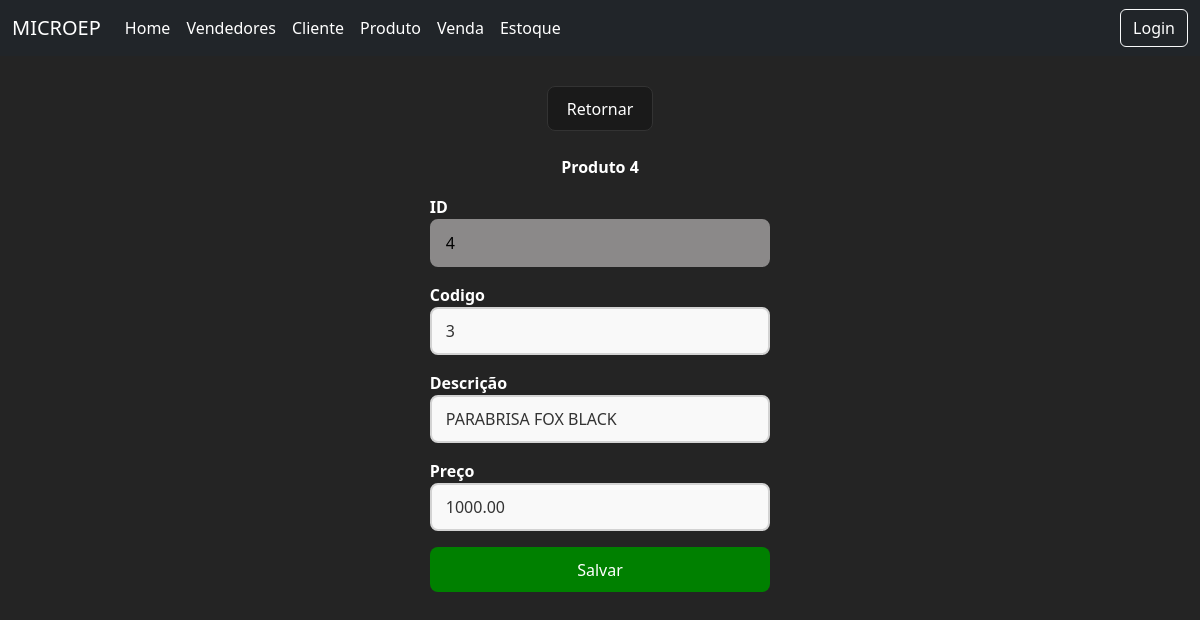
The app's page /produtos/4/edit/, older data.
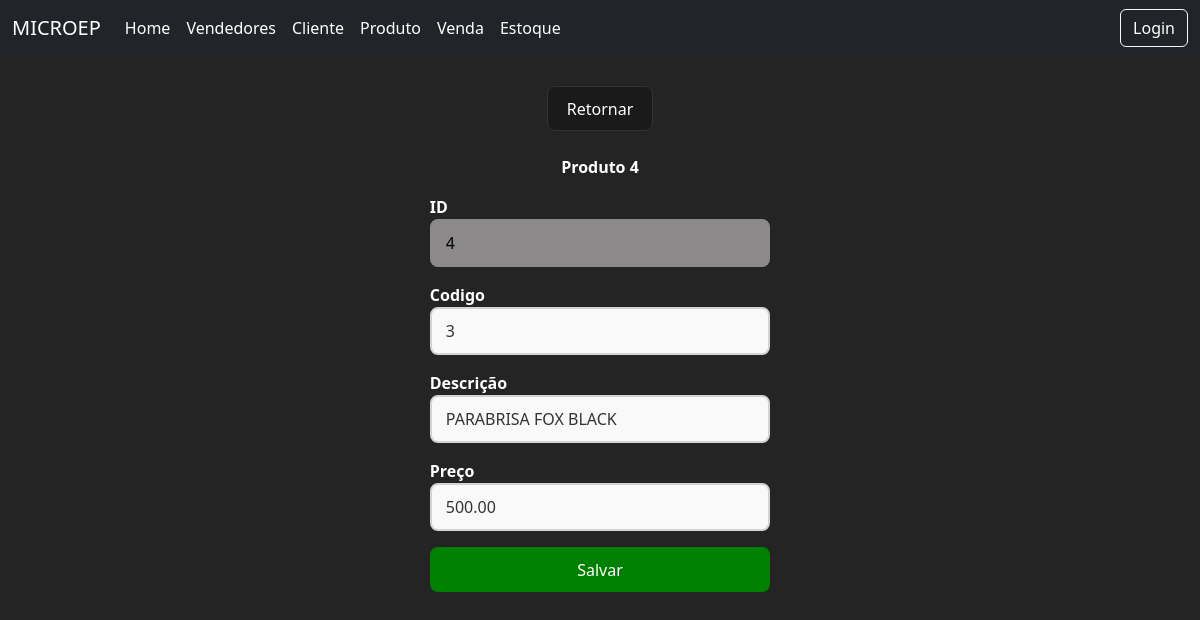
The same page, newer data.
### core/models.py (models this page shows, shortened)
class produto(models.Model):
    codigo = models.IntegerField()
    descricao = models.CharField(max_length=100)
    preco = models.DecimalField(max_digits=10,decimal_places=2)
    quantidadeestoque = models.DecimalField(max_digits=10,decimal_places=2,default=0)

### core/views.py (the view, shortened to what this page needs)
# urls.py: path('produtos/<int:id>/edit/',views.editar_produto,name='editarproduto'),
def editar_produto(request,id):
    erro = None
    prod = produto.objects.get(id=id)
    return render(request,'edicao/editarproduto.html',{'prod':prod,'erro':erro})

### core/templates/edicao/editarproduto.html (shortened to what this page needs)
<!DOCTYPE html>
<html lang="pt-br">
<head>
    {% load static %}
    <link rel="stylesheet" href="{% static 'produtos.css' %}">
</head>
<body>
    {% include 'components/navbar.html'%}
    <div class="divcentral">
        <button class="buttonp"><a href="{% url 'produtos' %}">Retornar</a></button>
        <br>
         <p class="boldtext">Produto {{prod.id}} </p>
        <form  method="post">
            <div class="formularios">
                <p class="boldtext">ID<input class="inputcadastrodisable"  name="id" value="{{ prod.id }}" disabled></p>
                <p class="boldtext" >Codigo<input class="inputcadastro" type="text" name="codigo" value="{{ prod.codigo }}"></p>
                <p class="boldtext">Descrição<input class="inputcadastro" type="text" name="descricao" value="{{prod.descricao}}"></p>
                <p class="boldtext">Preço<input class="inputcadastro" type="text" name="preco" value="{{prod.preco}}"></p>
                <button class="checkbutton" type="submit">Salvar</button>
        </div>
    </form>
    </div>
</body>
</html>

Row changes from the older to the newer data that the page shows:
changed produto "PARABRISA FOX BLACK": preco "1000.00" → "500.00"
